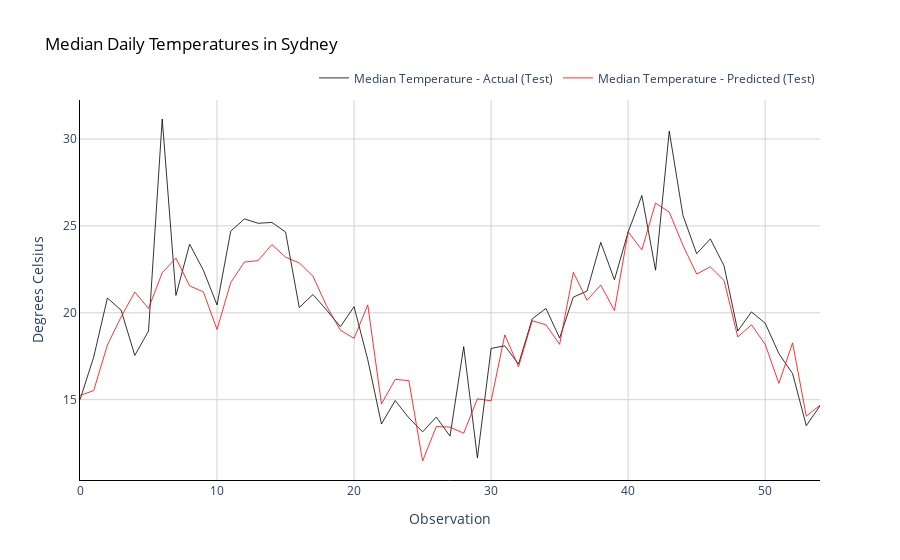

The cell this chart's notebook holds for it:
### Code cell
fig = go.Figure()
fig.add_trace(go.Scatter(x=np.array(range(0,len(y_test))),
                         y=scaler.inverse_transform(y_test).flatten(),
                         mode='lines',
                         name='Median Temperature - Actual (Test)',
                         opacity=0.8,
                         line=dict(color='black', width=1)
                        ))
fig.add_trace(go.Scatter(x=np.array(range(0,len(pred_test))),
                         y=scaler.inverse_transform(pred_test).flatten(),
                         mode='lines',
                         name='Median Temperature - Predicted (Test)',
                         opacity=0.8,
                         line=dict(color='red', width=1)
                        ))

# Change chart background color
fig.update_layout(dict(plot_bgcolor = 'white'))

# Update axes lines
fig.update_xaxes(showgrid=True, gridwidth=1, gridcolor='lightgrey', 
                 zeroline=True, zerolinewidth=1, zerolinecolor='lightgrey', 
                 showline=True, linewidth=1, linecolor='black',
                 title='Observation'
                )

fig.update_yaxes(showgrid=True, gridwidth=1, gridcolor='lightgrey', 
                 zeroline=True, zerolinewidth=1, zerolinecolor='lightgrey', 
                 showline=True, linewidth=1, linecolor='black',
                 title='Degrees Celsius'
                )

# Set figure title
fig.update_layout(title=dict(text="Median Daily Temperatures in Sydney", 
                             font=dict(color='black')),
                  legend=dict(orientation="h", yanchor="bottom", y=1.02, xanchor="right", x=1)
                 )

fig.show()

### Figure 1 — Plotly figure (JSON) as saved in the notebook; plotly's stock layout.template omitted (floating-point values rounded to 4 significant figures)
{"data": [{"line": {"color": "black", "width": 1}, "mode": "lines", "name": "Median Temperature - Actual (Test)", "opacity": 0.8, "type": "scatter", "x": [0, 1, 2, 3, 4, 5, 6, 7, 8, 9, 10, 11, 12, 13, 14, 15, 16, 17, 18, 19, 20, 21, 22, 23, 24, 25, 26, 27, 28, 29, 30, 31, 32, 33, 34, 35, 36, 37, 38, 39, 40, 41, 42, 43, 44, 45, 46, 47, 48, 49, 50, 51, 52, 53, 54], "y": [15.0, 17.45, 20.85, 20.15, 17.55, 18.95, 31.15, 21, 23.95, 22.45, 20.45, 24.7, 25.4, 25.15, 25.2, 24.65, 20.3, 21.05, 20.15, 19.2, 20.35, 17.3, 13.6, 14.95, 13.95, 13.15, 14, 12.9, 18.05, 11.65, 17.95, 18.1, 17.05, 19.65, 20.25, 18.55, 20.9, 21.25, 24.05, 21.9, 24.65, 26.75, 22.45, 30.45, 25.6, 23.4, 24.25, 22.7, 18.95, 20.05, 19.4, 17.65, 16.5, 13.5, 14.65]}, {"line": {"color": "red", "width": 1}, "mode": "lines", "name": "Median Temperature - Predicted (Test)", "opacity": 0.8, "type": "scatter", "x": [0, 1, 2, 3, 4, 5, 6, 7, 8, 9, 10, 11, 12, 13, 14, 15, 16, 17, 18, 19, 20, 21, 22, 23, 24, 25, 26, 27, 28, 29, 30, 31, 32, 33, 34, 35, 36, 37, 38, 39, 40, 41, 42, 43, 44, 45, 46, 47, 48, 49, 50, 51, 52, 53, 54], "y": [15.24, 15.52, 18.15, 19.76, 21.19, 20.24, 22.3, 23.14, 21.55, 21.21, 19.04, 21.74, 22.92, 23.0, 23.93, 23.2, 22.87, 22.11, 20.38, 19.0, 18.53, 20.45, 14.76, 16.17, 16.1, 11.47, 13.46, 13.42, 13.07, 15.05, 14.93, 18.73, 16.9, 19.54, 19.31, 18.18, 22.33, 20.72, 21.6, 20.13, 24.66, 23.62, 26.31, 25.79, 23.88, 22.23, 22.64, 21.86, 18.61, 19.31, 18.18, 15.94, 18.27, 14.05, 14.68]}], "layout": {"legend": {"orientation": "h", "x": 1, "xanchor": "right", "y": 1.02, "yanchor": "bottom"}, "plot_bgcolor": "white", "title": {"font": {"color": "black"}, "text": "Median Daily Temperatures in Sydney"}, "xaxis": {"gridcolor": "lightgrey", "gridwidth": 1, "linecolor": "black", "linewidth": 1, "showgrid": true, "showline": true, "title": {"text": "Observation"}, "zeroline": true, "zerolinecolor": "lightgrey", "zerolinewidth": 1}, "yaxis": {"gridcolor": "lightgrey", "gridwidth": 1, "linecolor": "black", "linewidth": 1, "showgrid": true, "showline": true, "title": {"text": "Degrees Celsius"}, "zeroline": true, "zerolinecolor": "lightgrey", "zerolinewidth": 1}}}
